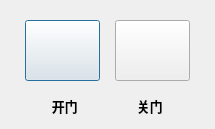
<?xml version="1.0" encoding="UTF-8"?>
<ui version="4.0">
 <class>Choose_Door_State</class>
 <widget class="QDialog" name="Choose_Door_State">
  <property name="geometry">
   <rect>
    <x>0</x>
    <y>0</y>
    <width>215</width>
    <height>129</height>
   </rect>
  </property>
  <property name="maximumSize">
   <size>
    <width>215</width>
    <height>129</height>
   </size>
  </property>
  <property name="windowTitle">
   <string>门状态控制</string>
  </property>
  <widget class="QPushButton" name="Door_Open_Button">
   <property name="geometry">
    <rect>
     <x>25</x>
     <y>20</y>
     <width>75</width>
     <height>61</height>
    </rect>
   </property>
   <property name="styleSheet">
    <string notr="true">border-image: url(:/image/door2.png);</string>
   </property>
   <property name="text">
    <string/>
   </property>
  </widget>
  <widget class="QPushButton" name="Door_Close_Button">
   <property name="geometry">
    <rect>
     <x>115</x>
     <y>20</y>
     <width>75</width>
     <height>61</height>
    </rect>
   </property>
   <property name="styleSheet">
    <string notr="true">border-image: url(:/image/doo1.png);</string>
   </property>
   <property name="text">
    <string/>
   </property>
  </widget>
  <widget class="QLabel" name="label">
   <property name="geometry">
    <rect>
     <x>35</x>
     <y>90</y>
     <width>61</width>
     <height>31</height>
    </rect>
   </property>
   <property name="font">
    <font>
     <family>Adobe Arabic</family>
     <pointsize>10</pointsize>
     <weight>75</weight>
     <bold>true</bold>
    </font>
   </property>
   <property name="text">
    <string>     开门</string>
   </property>
  </widget>
  <widget class="QLabel" name="label_2">
   <property name="geometry">
    <rect>
     <x>120</x>
     <y>90</y>
     <width>68</width>
     <height>31</height>
    </rect>
   </property>
   <property name="font">
    <font>
     <family>Adobe Arabic</family>
     <pointsize>10</pointsize>
     <weight>75</weight>
     <bold>true</bold>
    </font>
   </property>
   <property name="text">
    <string>     关门</string>
   </property>
  </widget>
 </widget>
 <resources/>
 <connections/>
</ui>
